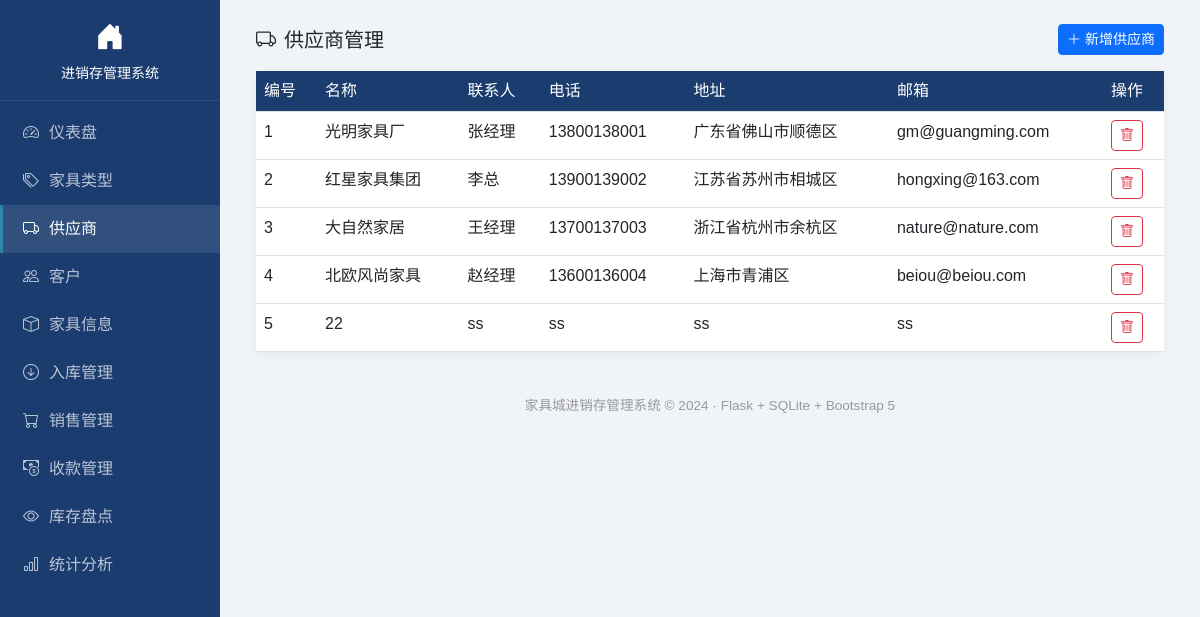
The app's page /suppliers with its own data.
### tables this page shows
CREATE TABLE Supplier (
            SupplierID    INTEGER PRIMARY KEY AUTOINCREMENT,
            SupplierName  TEXT NOT NULL,
            ContactPerson TEXT,
            Phone         TEXT NOT NULL,
            Address       TEXT,
            Email         TEXT
        );

### app.py (the view)
@app.route("/suppliers")
def list_suppliers():
    conn = get_db()
    rows = conn.execute("SELECT * FROM Supplier ORDER BY SupplierID").fetchall()
    conn.close()
    return render_template("suppliers.html", rows=rows)

### app.py (called while the page is built)
def get_db():
    conn = sqlite3.connect(DB_PATH)
    conn.row_factory = sqlite3.Row
    conn.execute("PRAGMA foreign_keys = ON")  # 启用外键约束
    return conn

### templates/suppliers.html (shortened to what this page needs)
{% extends "base.html" %}
{% block content %}
<div class="d-flex justify-content-between align-items-center mb-3">
    <h5 class="mb-0"><i class="bi bi-truck me-2"></i>供应商管理</h5>
    <button class="btn btn-primary btn-sm" data-bs-toggle="modal" data-bs-target="#addModal"><i class="bi bi-plus-lg"></i> 新增供应商</button>
</div>
<div class="card"><div class="card-body p-0">
    <table class="table table-hover mb-0">
        <thead><tr><th>编号</th><th>名称</th><th>联系人</th><th>电话</th><th>地址</th><th>邮箱</th><th>操作</th></tr></thead>
        <tbody>
            {% for r in rows %}
            <tr>
                <td>{{ r.SupplierID }}</td><td>{{ r.SupplierName }}</td><td>{{ r.ContactPerson or '-' }}</td>
                <td>{{ r.Phone }}</td><td>{{ r.Address or '-' }}</td><td>{{ r.Email or '-' }}</td>
                <td><a href="/suppliers/delete/{{ r.SupplierID }}" class="btn btn-sm btn-outline-danger" onclick="return confirm('确定删除？')"><i class="bi bi-trash"></i></a></td>
            </tr>
            {% endfor %}
        </tbody>
    </table>
</div></div>
{% endblock %}

### templates/base.html (style rules this page uses)
body { background: #f0f4f8; font-family: "Microsoft YaHei", sans-serif; }
.card { border: none; border-radius: 12px; box-shadow: 0 2px 10px rgba(0,0,0,.06); }
.table th { background: #1a3c6e; color: #fff; font-weight: 500; white-space: nowrap; }

### records on screen
Supplier: SupplierID "1", SupplierName "光明家具厂", ContactPerson "张经理", Phone "13800138001", Address "广东省佛山市顺德区", Email "gm@guangming.com"
Supplier: SupplierID "2", SupplierName "红星家具集团", ContactPerson "李总", Phone "13900139002", Address "江苏省苏州市相城区", Email "hongxing@163.com"
Supplier: SupplierID "3", SupplierName "大自然家居", ContactPerson "王经理", Phone "13700137003", Address "浙江省杭州市余杭区", Email "nature@nature.com"
Supplier: SupplierID "4", SupplierName "北欧风尚家具", ContactPerson "赵经理", Phone "13600136004", Address "上海市青浦区", Email "beiou@beiou.com"
Supplier: SupplierID "5", SupplierName "22", ContactPerson "ss", Phone "ss", Address "ss", Email "ss"
